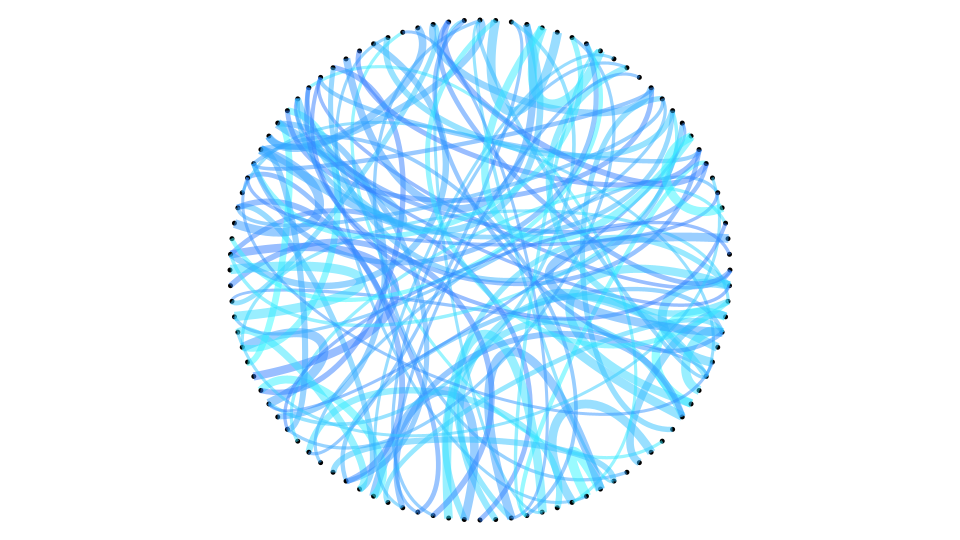
Frame 1 (no input)
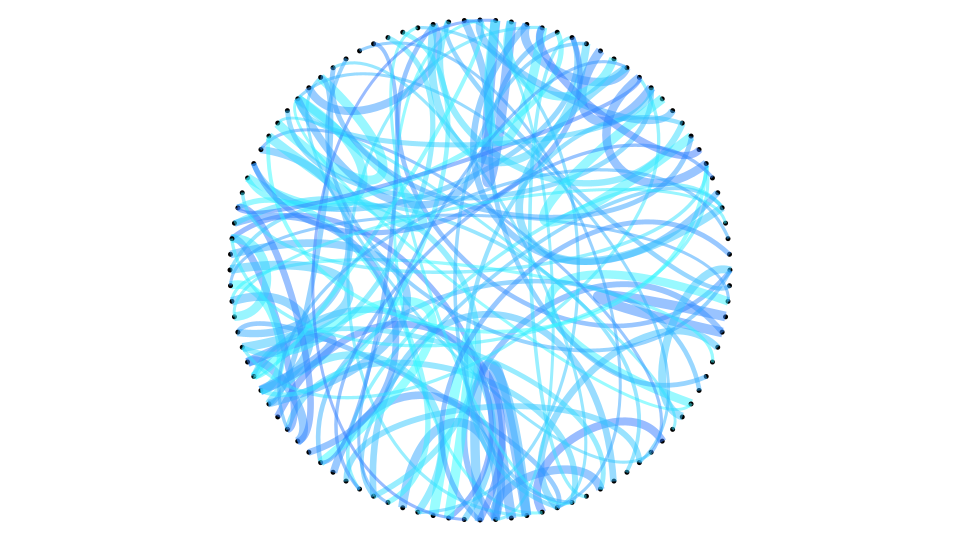
Frame 2 (the mouse pressed at the canvas centre, redrawn once)

The Processing sketch that drew these frames (run headless with seeded random() and noise(); the mouse was pressed at the canvas centre and the sketch redrawn once):

// Processing sketch: sketch_xxx_data_vis_tree1
// ── sketch_xxx_data_vis_tree1.pde
// setup関数 : 初回1度だけ実行される
void setup() {
  size(960, 540); // ウィンドウサイズを960px,540pxに
  colorMode(HSB, 360, 100, 100, 100); // HSBでの色指定にする
  smooth(); // 描画を滑らかに
}

// draw関数 : setup関数実行後繰り返し実行される
void draw() {
  background(0, 0, 100);
  translate(width/2, height/2);
  noFill();
  float n = 100;
  float r = 250;
  for (int k = 0; k < 1; k++) {
    for (float i = 0; i < n; i++) {
      float theta1 = map(i, 0, n, 0, TWO_PI);
      float x1 = cos(theta1) * r;
      float y1 = sin(theta1) * r;
      fill(0, 0, 0);
      noStroke();
      ellipse(x1, y1, 5, 5);
      noFill();
      float j = (int)random(n);
      while (j==i) {
        j = (int)random(n);
      }
      float theta2 = map(j, 0, n, 0, TWO_PI);
      float x2 = cos(theta2) * r;
      float y2 = sin(theta2) * r;

      float atan2 = 0;
      float atanA = atan2(y2-y1, x2-x1)+PI/2;
      float atanB = atan2(y2-y1, x2-x1)-PI/2;
      float distA = dist((x1+x2)/2 + cos(atanA)*100, (y1+y2)/2 + sin(atanA)*100, 0, 0);
      float distB = dist((x1+x2)/2 + cos(atanB)*100, (y1+y2)/2 + sin(atanB)*100, 0, 0);
      if (distA > distB) {
        atan2 = atanB;
      } else {
        atan2 = atanA;
      }
      float r2 = random(r/10,r);
      float x3 = x1+cos(atan2)*r2;
      float y3 = y1+sin(atan2)*r2;
      float x4 = x2+cos(atan2)*r2;
      float y4 = y2+sin(atan2)*r2;
      float dist = dist(x1, y1, x2, y2);
      float sw = map(dist, 0, r*2, 10, 3);
      strokeWeight(sw);
      strokeCap(MITER);
      stroke(random(180,220), 80, 100, 50);
      bezier(x1, y1, x3, y3, x4, y4, x2, y2);
    }
  }
  noLoop();
}

void mousePressed() {
  redraw();
}
